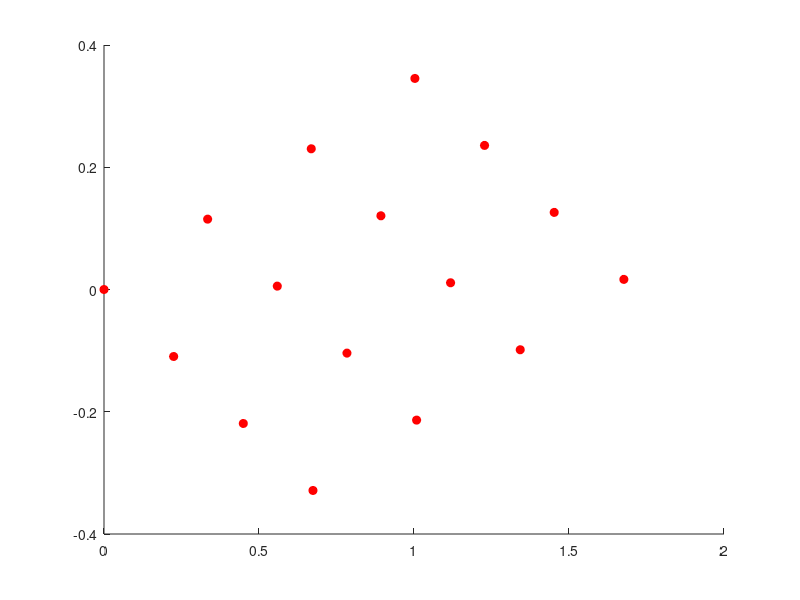

Here is the MATLAB script that generated this plot:
function buduras_part_placement
clc

%% Middle big circle
% ang = 250:-250/15:0;
% ang = ang-35;
% 
% % First raw
% rs = [0.9 1.2 1.5 1.8];
% LEDs = [1:56 377:384]; 
% for i = 1:length(ang)    
%     for j = 1:4
%         r = rs(j);    
%         x = r*cos(ang(i)*pi/180);
%         y = r*sin(ang(i)*pi/180);
%         fprintf('MOVE D%i (R %0.3f %0.3f)\n',LEDs((i-1)*4+j),x,y)
%     end
% end

%% Circles
% % Left most circle
% %x0 = -3.0311;
% %y0 = -1.75;
% %Ds = 57:120;
% 
% 
% % Right Most Circle
% %x0 = 3.0311;
% %y0 = -1.75;
% %Ds = 313:376;
% 
% % Left second circle
% %x0 = -3.5*cos(pi/6);
% %y0 = 3.5*sin(pi/6);
% %Ds = 121:184;
% 
% % Right second circle
% %x0 = 3.5*cos(pi/6);
% %y0 = 3.5*sin(pi/6);
% %Ds = 249:312;
% 
% % Top circle
% x0 = 0;
% y0 = 3.5;
% Ds = 185:248;
% 
% 
% rs = [0.5 0.9 1.3];
% Ns = [12 20 32];
% 
% k = 0;
% 
% for i=1:3
%     for j = 1:Ns(i)
%         k = k+1;
%         ang = 2*pi:-2*pi/Ns(i):0;
%         ang = ang+pi/2;
%         
%         x = x0 + rs(i)*cos(ang(j));
%         y = y0 + rs(i)*sin(ang(j));
%         
%         fprintf('MOVE D%i (R %8.3f %8.3f)\n',Ds(k),x,y);
%         
%     end
% end

%% Little curve segment on the perimeter
% 
% % Left most
% %ang0 = 180;
% %Ds = 481:488;
% 
% % Right Most
% %ang0 = 0;
% %Ds = 505:512;
% 
% % Left 2nd
% %ang0 = 120;
% %Ds = 489:496;
% 
% % Right 2nd
% ang0 = 60;
% Ds = 497:504;
% 
% thetas = 17.5:-35/8:-17.5;
% ang = thetas + ang0;
% r = 4.83;
% 
% k = 1;
% for i = 1:9
%     
%     x = r*cos(ang(i)*pi/180);
%     y = r*sin(ang(i)*pi/180);
%     
%     if ang(i) ~= ang0
%         fprintf('MOVE D%i (R %8.3f %8.3f)\n',Ds(k),x,y);
%         k = k+1;
%     end
% end

%% Little Stright strips
% 
% % Left most
% %ang = 180;
% %Ds = 449:459;
% 
% % Left 2nd
% %ang = 120;
% %Ds = 457:464;
% 
% % Right 2nd
% %ang = 60;
% %Ds = 465:472;
% 
% % Right most
% ang = 0;
% Ds = 473:480;
% 
% dL = 0.15;
% 
% rs = [2.1 2.35 2.6 2.85];
% 
% for i = 1:4
%     
%     x0 = rs(i)*cos(ang*pi/180);
%     y0 = rs(i)*sin(ang*pi/180);
%     
%     x = x0 + dL*cos((ang+90)*pi/180);
%     y = y0 + dL*sin((ang+90)*pi/180);
%     
%     fprintf('MOVE D%i (R %8.3f %8.3f)\n',Ds(i),x,y);
%     
%     x = x0 + dL*cos((ang-90)*pi/180);
%     y = y0 + dL*sin((ang-90)*pi/180);
%     
%     fprintf('MOVE D%i (R %8.3f %8.3f)\n',Ds(i+4),x,y);
% end

%% Diamond sections
dh = 0.25;
dv = 0.25;
ang = -26;

Ds = 385:400;

figure(100)
cla
hold all
%axis equal

xs = 0:dh:4*dh;
ys = 0:dv:4*dv;

for i = 1:4
    
    for j = 1:4
        x = xs(i)+(j-1)*dv;
        y = ys(j) ;
        
        r = sqrt(x^2+y^2);
        
        if r == 0
            ang0 = 0;
        else            
            ang0 = asin(y/r);
        end
        
        % new xy after rotation
        x = r*cos(ang0+ang*pi/180)
        y = r*sin(ang0+ang*pi/180);
        
        fprintf('MOVE D%i (R %8.3f %8.3f)\n',Ds((i-1)*4+j),x,y);
        plot(x,y,'ro','markerfacecolor','r')
    end
end


    
    
    
    


    